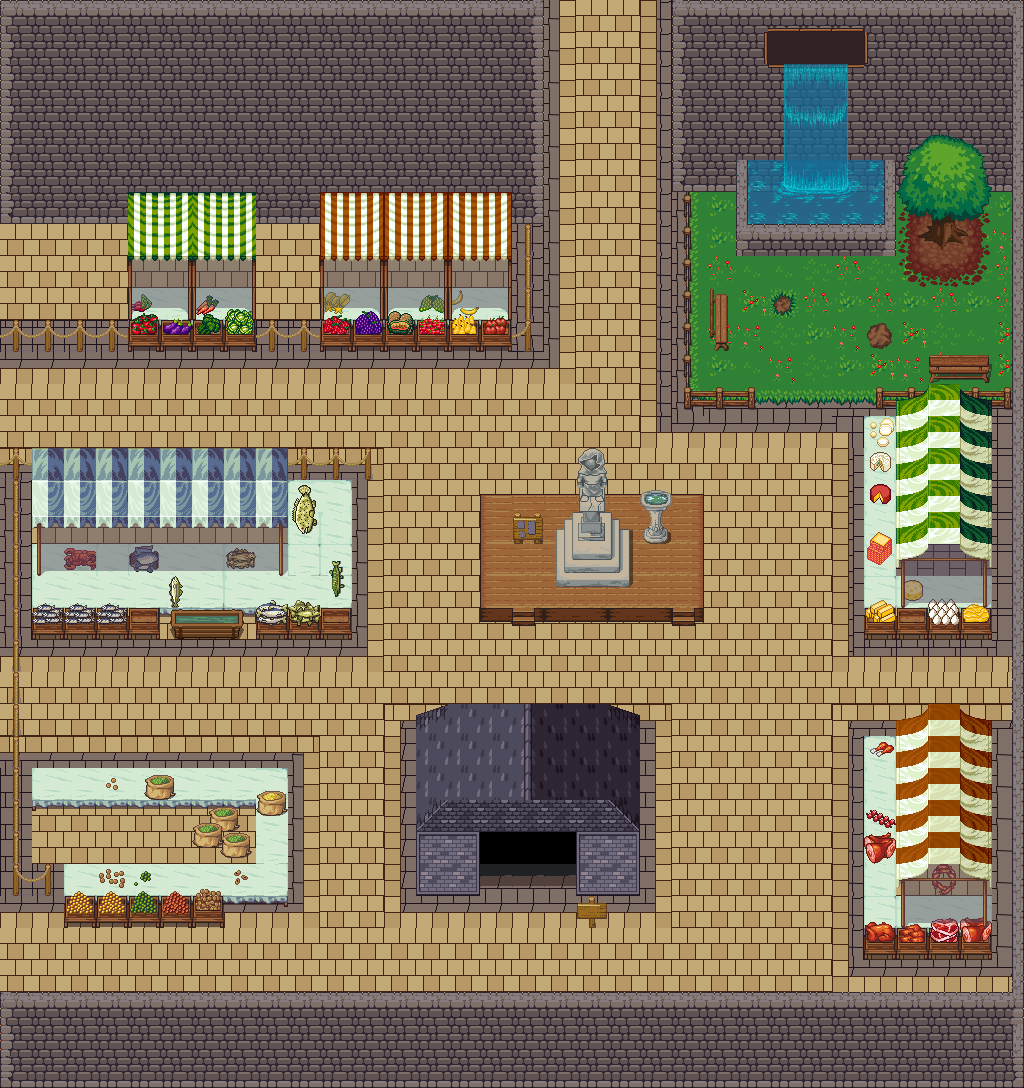

This game map was drawn from its Tiled (.tmx) file and the tilesets committed beside it. A one-line description and the trimmed map source follow:
An orthogonal 32x34 tile map with 32x32 px tiles, 13 tile layers (Tp_Points, Obstacle, Terrain base, Terrain_secondaire, ...), 9 tilesets.

<map version="1.5" tiledversion="1.7.2" orientation="orthogonal" renderorder="right-down" width="32" height="34" tilewidth="32" tileheight="32" infinite="0" nextlayerid="17" nextobjectid="1">
 <tileset firstgid="1" name="terrain" tilewidth="32" tileheight="32" tilecount="483" columns="21">
  <image source="Tile_png/terrain/terrain.png" width="672" height="736" />
 </tileset>
 <tileset firstgid="484" name="terrain2" tilewidth="32" tileheight="32" tilecount="1024" columns="32">
  <image source="Tile_png/terrain/terrain_atlas.png" width="1024" height="1024" />
 </tileset>
 <tileset firstgid="1508" name="decorations-medieval" tilewidth="32" tileheight="32" tilecount="1024" columns="16">
  <image source="Tile_png/decoration_medieval/decoration_medieval/decorations-medieval.png" width="512" height="2048" />
 </tileset>
 <tileset firstgid="2532" name="rempart" tilewidth="32" tileheight="32" tilecount="512" columns="16">
  <image source="Tile_png/decoration_medieval/decoration_medieval/fence_medieval.png" width="512" height="1024" />
 </tileset>
 <tileset firstgid="3044" name="fruits" tilewidth="32" tileheight="32" tilecount="1536" columns="32">
  <image source="Tile_png/food/fruits-veggies.png" width="1024" height="1536" />
 </tileset>
 <tileset firstgid="4580" name="organique" tilewidth="32" tileheight="32" tilecount="1024" columns="32">
  <image source="Tile_png/food/animal-products.png" width="1024" height="1024" />
 </tileset>
 <tileset firstgid="5604" name="farming_fishing" tilewidth="32" tileheight="32" tilecount="400" columns="20">
  <image source="Tile_png/submission_daneeklu/submission_daneeklu/tilesets/farming_fishing.png" width="640" height="640" />
 </tileset>
 <tileset firstgid="6004" name="base_out_atlas" tilewidth="32" tileheight="32" tilecount="1024" columns="32">
  <image source="Tile_png/Atlas/base_out_atlas.png" width="1024" height="1024" />
 </tileset>
 <tileset firstgid="7028" name="Points_Scenes" tilewidth="32" tileheight="32" tilecount="16" columns="4">
  <image source="Tile_png/Change_Scene_Points.png" width="128" height="128" />
 </tileset>
 <layer id="16" name="Tp_Points" width="32" height="34">
  <data>[1088 cells, 10 non-empty, 3 distinct tile ids]</data>
 </layer>
 <layer id="14" name="Obstacle" width="32" height="34">
  <data>[1088 cells, 224 non-empty, 1 distinct tile ids]</data>
 </layer>
 <layer id="1" name="Terrain base" width="32" height="34">
  <data>[1088 cells, 1024 non-empty, 13 distinct tile ids]</data>
 </layer>
 <layer id="11" name="Terrain_secondaire" width="32" height="34">
  <data>[1088 cells, 259 non-empty, 29 distinct tile ids]</data>
 </layer>
 <layer id="8" name="Mur de fond" width="32" height="34">
  <data>[1088 cells, 296 non-empty, 17 distinct tile ids]</data>
 </layer>
 <layer id="4" name="Rempart" width="32" height="34">
  <data>[1088 cells, 65 non-empty, 26 distinct tile ids]</data>
 </layer>
 <layer id="10" name="Eau" width="32" height="34" opacity="0.75">
  <data>[1088 cells, 10 non-empty, 1 distinct tile ids]</data>
 </layer>
 <layer id="3" name="Mobilier" width="32" height="34">
  <data>[1088 cells, 140 non-empty, 45 distinct tile ids]</data>
 </layer>
 <layer id="2" name="Cascade" width="32" height="34" opacity="0.75">
  <data>[1088 cells, 15 non-empty, 15 distinct tile ids]</data>
 </layer>
 <layer id="7" name="Props nourriture" width="32" height="34">
  <data>[1088 cells, 52 non-empty, 44 distinct tile ids]</data>
 </layer>
 <layer id="9" name="Food" width="32" height="34">
  <data>[1088 cells, 64 non-empty, 58 distinct tile ids]</data>
 </layer>
 <layer id="13" name="Maisons" width="32" height="34">
  <data>[1088 cells, 42 non-empty, 14 distinct tile ids]</data>
 </layer>
 <layer id="6" name="Stands" width="32" height="34">
  <data>[1088 cells, 217 non-empty, 70 distinct tile ids]</data>
 </layer>
</map>
